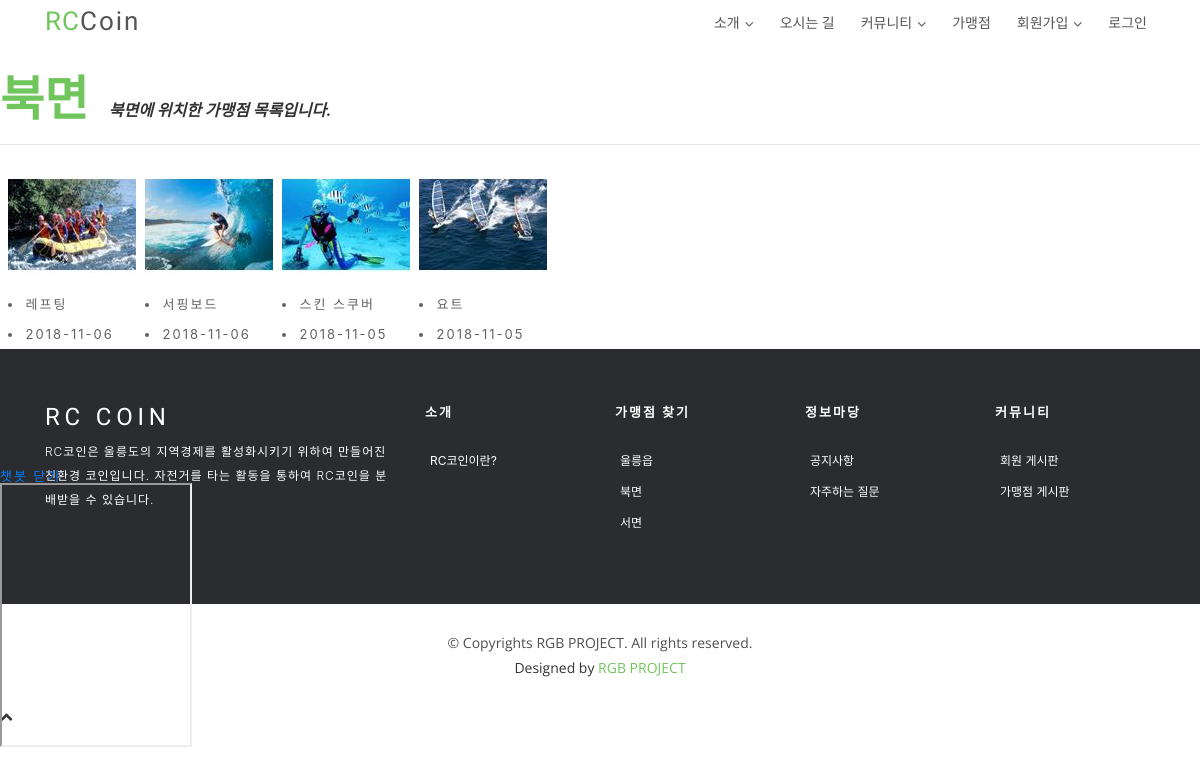
Screenshot of /photo/album/3/ with the database file from the repository.
### photo/models.py (models this page shows, shortened)
@python_2_unicode_compatible
class Album(models.Model):
    name = models.CharField(max_length=50 ,blank=True)
    description = models.CharField('One Line Description', max_length=100, blank=True)
    class Meta:
        ordering = ['name']

@python_2_unicode_compatible
class Photo(models.Model):
    album = models.ForeignKey('Album', on_delete=models.CASCADE ,blank=True)
    title = models.CharField(max_length=50)
    image = ThumbnailImageField(upload_to='photo/%Y/%m',blank=True)
    description = models.TextField('Photo Description', blank=True)
    upload_date = models.DateTimeField('Upload Date', auto_now_add=True ,blank=True)
    class Meta:
        ordering = ['title']
    def get_absolute_url(self):
        return reverse('photo:photo_detail', args=(self.id,))

### photo/views.py (the view)
# urls.py: url(r'^album/(?P<pk>\d+)/$', AlbumDV.as_view(), name='album_detail'),
class AlbumDV(DetailView):
    model = Album

### photo/fields.py (called while the page is built)
def _add_thumb(s):
    parts = s.split(".")
    parts.insert(-1, "thumb")
    if parts[-1].lower() not in ['jpeg','jpg']:
        parts[-1]='jpg'
    return ".".join(parts)

    def _get_thumb_url(self):
        return _add_thumb(self.url)

### photo/templates/photo/album_detail.html (shortened to what this page needs)
{% extends 'index_base.html' %}
{% load staticfiles %}
{% block content %}
{% block extrastyle %}{% static "photo/photo.css" %}{% endblock %}
<section id="team">
    <br><br>
<div id="content">
    <h2 style="display:inline">{{ object.name }}</h2>
    &emsp;<b><i>{{ object.description }}</i></b>
    <hr/>
    <div class="album-detail">
        <div class="row">&nbsp;&nbsp;
        {% for photo in object.photo_set.all %}
        <div class="album-detail-photo">
            <a href="{{ photo.get_absolute_url }}">
            <img class="thumbnail" src="{{ photo.image.thumb_url }}" />
            </a>
            <li id="a">{{ photo.title }}</li>
            <li>{{ photo.upload_date|date:"Y-m-d" }}</li>
        </div>
        {% endfor %}
 </div>
    </div>
</div>
</section>
{% endblock content %}

### templates/index_base.html (shortened to what this page needs)
<!DOCTYPE html>
<html lang="ko">
<head>
  {% load staticfiles %}
  <link href='{% static "lib/bootstrap/css/bootstrap.css" %}' rel="stylesheet">
  <link href='{% static "lib/owlcarousel/assets/owl.carousel.min.css" %}' rel="stylesheet">
  <link href='{% static "lib/owlcarousel/assets/owl.theme.default.min.css" %}' rel="stylesheet">
  <link href='{% static "lib/font-awesome/css/font-awesome.min.css" %}' rel="stylesheet">
  <link href='{% static "lib/animate/animate.min.css" %}' rel="stylesheet">
  <link href='{% static "lib/modal-video/css/modal-video.min.css" %}' rel="stylesheet">
  <link href='{% static "css/style.css" %}' rel="stylesheet">
</head>
<body>
{% block header %}
  <header id="header" class="header header-hide">
    <div class="container">
      <div id="logo" class="pull-left">
        <h1><a href="{% url 'index' %}" class="scrollto"><span>RC</span>Coin</a></h1>
      </div>
      <nav id="nav-menu-container">
      <ul class="nav-menu">
        <li class="menu-has-children"><a href="{% url 'intro' %}">소개</a>
        </li>
        <li><a href="{% url 'map' %}">오시는 길</a>
        </li>
        <li class="menu-has-children"><a href="#community">커뮤니티</a>
        </li>
        <li><a href="{% url 'photo:index' %}">가맹점</a>
        </li>
        {% if user.is_active %}
          <li class="menu-has-children"><a href="#mypage">마이페이지</a>
            <ul>
              <li><a href="{% url 'member:myinfo' type=user.username %}">정보수정</a></li>
              <li><a href="{% url 'logout' %}">로그아웃</a></li>
            </ul>
          </li>
        {% else %}
          <li class="menu-has-children"><a href="#mypage">회원가입</a>
          </li>
          <li><a href="{% url 'login' %}">로그인</a></li>
        {% endif %}
      </ul>
      </nav>
    </div>
  </header>
  {% endblock header %}
  {% block content %} {% endblock content %}
  {% block footer %}
  <sector>
    <footer class="footer">
      <div class="container">
        <div class="row">
          <div class="col-md-12 col-lg-4">
            <div class="footer-logo">
              <a class="navbar-brand" href="#">RC COIN</a>
              <p>RC코인은 울릉도의 지역경제를 활성화시키기 위하여 만들어진 친환경 코인입니다. 자전거를 타는 활동을 통하여 RC코인을 분배받을 수 있습니다.</p>
            </div>
          </div>
          <div class="col-sm-6 col-md-3 col-lg-2">
            <div class="list-menu">
              <h4>소개</h4>
              <ul class="list-unstyled">
                <li><a href="#">RC코인이란?</a></li>
              </ul>
            </div>
          </div>
          <div class="col-sm-6 col-md-3 col-lg-2">
            <div class="list-menu">
              <h4>가맹점 찾기</h4>
              <ul class="list-unstyled">
                <li><a href="#">울릉읍</a></li>
                <li><a href="#">북면</a></li>
                <li><a href="#">서면</a></li>
              </ul>
            </div>
          </div>
          <div class="col-sm-6 col-md-3 col-lg-2">
            <div class="list-menu">
              <h4>정보마당</h4>
              <ul class="list-unstyled">
                <li><a href="#">공지사항</a></li>
                <li><a href="#">자주하는 질문</a></li>
              </ul>
            </div>
          </div>
          <div class="col-sm-6 col-md-3 col-lg-2">
            <div class="list-menu">
              <h4>커뮤니티</h4>
              <ul class="list-unstyled">
                <li><a href="#">회원 게시판</a></li>
                <li><a href="#">가맹점 게시판</a></li>
              </ul>
            </div>
          </div>
        </div>
      </div>
      <div class="copyrights">
        <div class="container">
          <p>&copy; Copyrights RGB PROJECT. All rights reserved.</p>
          <div class="credits">
            Designed by <a href="https://bootstrapmade.com/">RGB PROJECT</a>
          </div>
        </div>
      </div>
    </footer>
  </sector>
  {% endblock footer %}
  <a href="#" class="back-to-top"><i class="fa fa-chevron-up"></a>
  <div class="floating" style="width: 20%; margin-left: 0px">
    <a href = "javascript:void(0);" id='btx'>챗봇 닫기</a>
    <div id="open" style="height: 550%; width: 100%;">
          <iframe id="abc" src ='https://frogue.danbee.ai/?chatbot_id=aa1d2bbd-bc0a-4a6c-8801-817df75dc1e9&user_id=사용자아이디'target="_blank">
           <img src="{% static 'img/chat.png' %}" alt="img" style="max-width: 100%; height: auto;">
          </iframe>
    </div>
  </div>
</body>
</html>

### static/css/style.css (style rules this page uses)
body { background-color: #fff; color: #333; }
h1, h2, h3, h4, h5, h6 { margin: 0; }
h2 { color: #71c55d; font-weight: 600; }
h4 { color: #000; font-size: 13px; font-weight: 700; letter-spacing: 2px; text-transform: uppercase; line-height: 2; }
a { letter-spacing: 2px; text-decoration: none; }
ul { letter-spacing: 1px; }
li { color: #626262; font-size: 13px; font-weight: 400; letter-spacing: 2px; line-height: 30px; text-transform: capitalize; }
p { color: #505050; font-size: 14px; font-weight: 300; letter-spacing: 0.5px; line-height: 2; margin-bottom: 20px; }
span { letter-spacing: 1px; }
.fa { font-size: 13px; }
.back-to-top { position: fixed; display: none; background: #71c55d; line-height: 1; color: #fff; padding: 7px 12px 13px 12px; font-size: 16px; border-radius: 2px; right: 15px; bottom: 15px; transition: background 0.5s; }
#header { background: #fff; position: fixed; left: 0; top: 0; right: 0; height: 48px; z-index: 3; transition: all 0.5s ease; }
#header #logo { padding: 6px 0 0 0; }
#header #logo h1 { color: #505050; font-family: "Philosopher", sans-serif; font-size: 26px; font-weight: 500; letter-spacing: 1px; margin: 0; }
#header #logo h1 a { color: #555; line-height: 1; display: inline-block; text-decoration: none; }
#header #logo h1 a span { color: #71c55d; }
.nav-menu, .nav-menu * { margin: 0; padding: 0; list-style: none; }
.nav-menu li { position: relative; white-space: nowrap; }
.nav-menu > li { float: left; }
.sf-arrows .sf-with-ul { padding-right: 22px; }
.sf-arrows .sf-with-ul:after { content: "\f107"; position: absolute; right: 8px; margin-top: 1px; font-family: FontAwesome; font-style: normal; font-weight: normal; }
#nav-menu-container { float: right; margin: 0 0 0 0; }
.nav-menu a { padding: 8px 8px; text-decoration: none; display: inline-block; color: #555; font-family: "Roboto", sans-serif; font-weight: 400; font-size: 14px; outline: none; letter-spacing: 0; transition: 0.3s; }
.nav-menu > li { margin-left: 10px; }
#mobile-nav { position: fixed; top: 0; padding-top: 18px; bottom: 0; z-index: 998; background: rgba(52, 59, 64, 0.9); left: -260px; width: 260px; overflow-y: auto; transition: 0.4s; }
#mobile-nav ul { padding: 0; margin: 0; list-style: none; }
#mobile-nav ul li { position: relative; }
#mobile-nav ul li a { color: #fff; font-size: 14px; overflow: hidden; padding: 6px 22px 6px 15px; position: relative; text-decoration: none; width: 100%; display: block; outline: none; letter-spacing: 0; }
#team h2 { margin: 0 0 10px 0; font-size: 48px; font-weight: 700; line-height: 56px; font-family: "Philosopher", sans-serif; color: #71c55d; }
.footer { background: #2a2c30; padding-top: 50px; }
.footer .footer-logo .navbar-brand { color: #fff; display: inline-block; float: none; font-family: "Philosopher", sans-serif; font-size: 24px; font-weight: 500; height: 100%; letter-spacing: 0.2em; padding-left: 0; padding-top: 0; }
.footer .footer-logo p { color: #fff; font-size: 12px; letter-spacing: 1px; }
.footer .list-menu > h4 { color: #fff; padding-bottom: 20px; }
.footer .list-menu ul li a { color: #fff; font-size: 12px; padding-left: 5px; text-decoration: none; letter-spacing: 0; }
.footer .copyrights { background: #fff; margin-top: 50px; text-align: center; padding: 25px; }
.footer .copyrights p, .footer .copyrights .credits { margin: 0; padding: 0; font-family: "Open Sans", sans-serif; font-weight: normal; font-size: 14px; letter-spacing: 0; }
.footer .copyrights p a, .footer .copyrights .credits a { letter-spacing: 0; color: #71c55d; }
iframe { width: 80%; height: 80%; z-index:100; }
.floating { position: fixed; left:0px; bottom:270px; height:60px; width:100%; z-index:100; }

### rows the page displays
Album: name "북면", description "북면에 위치한 가맹점 목록입니다."
Photo: shows a picture, title "레프팅", upload_date "2018-11-06"
Photo: shows a picture, title "서핑보드", upload_date "2018-11-06"
Photo: shows a picture, title "스킨 스쿠버", upload_date "2018-11-05"
Photo: shows a picture, title "요트", upload_date "2018-11-05"
